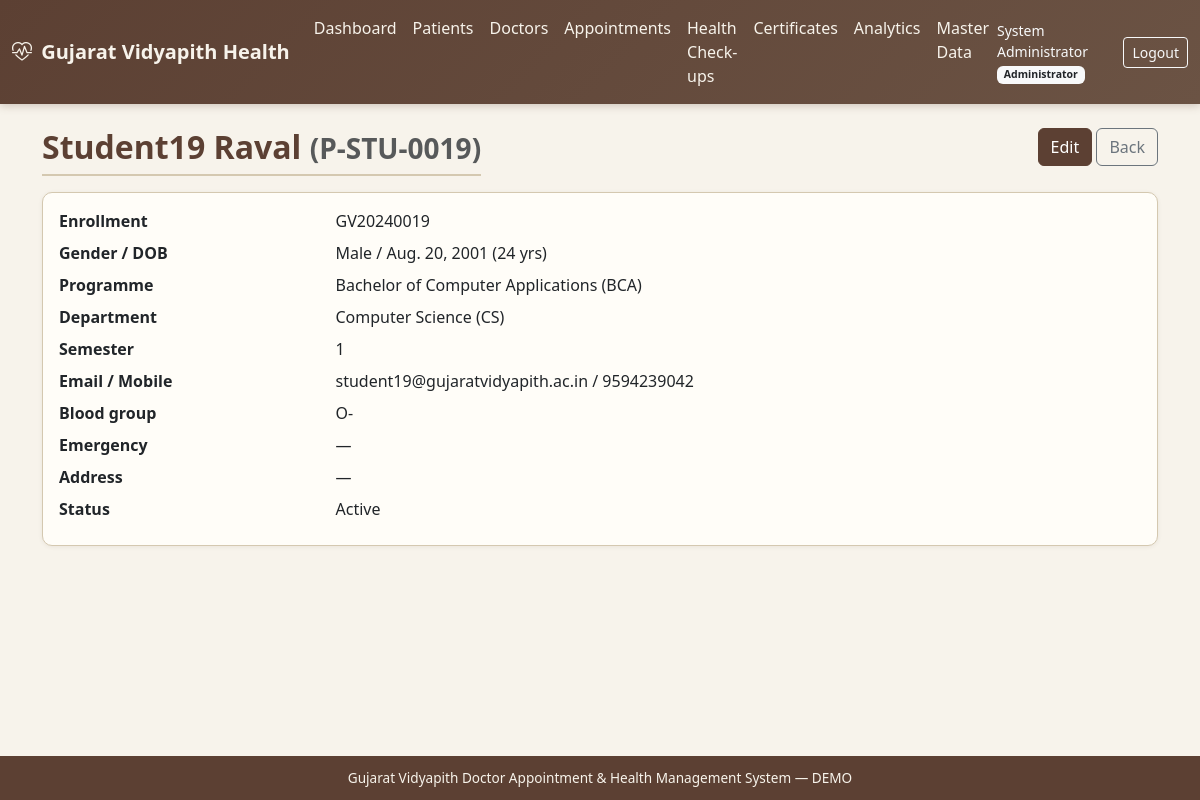
/masters/students/66/ (signed in), run on the app's committed database.
### accounts/models.py (models this page shows, shortened)
class User(AbstractUser):
    role = models.ForeignKey(
        Role, on_delete=models.SET_NULL, null=True, blank=True, related_name='users'
    )
    mobile = models.CharField(max_length=15, blank=True)
    gender = models.CharField(
        max_length=10,
        choices=[('Male', 'Male'), ('Female', 'Female'), ('Other', 'Other')],
        blank=True,
    )
    profile_photo = models.ImageField(upload_to='profiles/', blank=True, null=True)
    is_active_user = models.BooleanField(default=True)
    created_at = models.DateTimeField(auto_now_add=True)
    updated_at = models.DateTimeField(auto_now=True)
    class Meta:
        ordering = ['username']
    @property
    def role_code(self):
        return self.role.code if self.role else None

class Role(models.Model):
    ADMIN = 'admin'
    DOCTOR = 'doctor'
    STUDENT = 'student'
    STAFF = 'staff'
    STAFF_FAMILY = 'staff_family'
    HOD = 'hod'
    SUPER_ADMIN = 'super_admin'
    ROLE_CHOICES = [
        (ADMIN, 'Administrator'),
        (DOCTOR, 'Doctor'),
        (STUDENT, 'Student'),
        (STAFF, 'Staff'),
        (STAFF_FAMILY, 'Staff Family Member'),
        (HOD, 'HOD'),
        (SUPER_ADMIN, 'Super Administrator'),
    ]
    code = models.CharField(max_length=20, choices=ROLE_CHOICES, unique=True)
    name = models.CharField(max_length=50)
    description = models.TextField(blank=True)
    is_active = models.BooleanField(default=True)
    created_at = models.DateTimeField(auto_now_add=True)
    class Meta:
        ordering = ['name']

### patients/models.py (models this page shows, shortened)
class Patient(models.Model):
    CATEGORY_STUDENT = 'student'
    CATEGORY_STAFF = 'staff'
    CATEGORY_STAFF_FAMILY = 'staff_family'
    CATEGORY_CHOICES = [
        (CATEGORY_STUDENT, 'Student'),
        (CATEGORY_STAFF, 'University Staff'),
        (CATEGORY_STAFF_FAMILY, 'Staff Family Member'),
    ]
    patient_id = models.CharField(max_length=30, unique=True, db_index=True)
    user = models.OneToOneField(
        settings.AUTH_USER_MODEL,
        on_delete=models.SET_NULL,
        null=True,
        blank=True,
        related_name='patient_profile',
    )
    category = models.CharField(max_length=20, choices=CATEGORY_CHOICES, db_index=True)
    name = models.CharField(max_length=150, db_index=True)
    gender = models.CharField(
        max_length=10,
        choices=[('Male', 'Male'), ('Female', 'Female'), ('Other', 'Other')],
        blank=True,
    )
    date_of_birth = models.DateField(null=True, blank=True)
    email = models.EmailField(blank=True, db_index=True)
    mobile = models.CharField(max_length=15, blank=True, db_index=True)
    address = models.TextField(blank=True)
    blood_group = models.CharField(max_length=5, blank=True)
    emergency_contact = models.CharField(max_length=15, blank=True)
    status = models.CharField(
        max_length=20,
        choices=[('Active', 'Active'), ('Inactive', 'Inactive')],
        default='Active',
    )
    created_at = models.DateTimeField(auto_now_add=True)
    updated_at = models.DateTimeField(auto_now=True)
    created_by = models.ForeignKey(
        settings.AUTH_USER_MODEL,
        on_delete=models.SET_NULL,
        null=True,
        blank=True,
        related_name='patients_created',
    )
    class Meta:
        ordering = ['name']
        indexes = [
            models.Index(fields=['name', 'mobile']),
            models.Index(fields=['category', 'status']),
        ]
    @property
    def age(self):
        if not self.date_of_birth:
            return None
        from datetime import date
        today = date.today()
        return today.year - self.date_of_birth.year - (
            (today.month, today.day) < (self.date_of_birth.month, self.date_of_birth.day)
        )

class StudentProfile(models.Model):
    patient = models.OneToOneField(
        Patient, on_delete=models.CASCADE, related_name='student_profile'
    )
    enrollment_number = models.CharField(max_length=40, unique=True, db_index=True)
    programme = models.ForeignKey(
        Programme, on_delete=models.SET_NULL, null=True, blank=True, related_name='students'
    )
    department = models.ForeignKey(
        Department, on_delete=models.SET_NULL, null=True, blank=True, related_name='students'
    )
    semester = models.PositiveSmallIntegerField(null=True, blank=True)

### masters/models.py (models this page shows)
class Programme(models.Model):
    programme_code = models.CharField(max_length=20, unique=True)
    name = models.CharField(max_length=150)
    department = models.ForeignKey(
        Department, on_delete=models.PROTECT, related_name='programmes'
    )
    duration_years = models.PositiveSmallIntegerField(default=3)
    status = models.CharField(
        max_length=20,
        choices=[('Active', 'Active'), ('Inactive', 'Inactive')],
        default='Active',
    )
    created_at = models.DateTimeField(auto_now_add=True)
    class Meta:
        ordering = ['name']
    def __str__(self):
        return f"{self.name} ({self.programme_code})"

class Department(models.Model):
    department_code = models.CharField(max_length=20, unique=True)
    name = models.CharField(max_length=150)
    email = models.EmailField(blank=True)
    status = models.CharField(
        max_length=20,
        choices=[('Active', 'Active'), ('Inactive', 'Inactive')],
        default='Active',
    )
    created_at = models.DateTimeField(auto_now_add=True)
    updated_at = models.DateTimeField(auto_now=True)
    class Meta:
        ordering = ['name']
    def __str__(self):
        return f"{self.name} ({self.department_code})"

### masters/views.py (the view)
# urls.py: path('students/<int:pk>/', views.student_detail, name='student_detail'),
@admin_required
def student_detail(request, pk):
    patient = get_object_or_404(Patient, pk=pk, category=Patient.CATEGORY_STUDENT)
    return render(request, 'masters/student_detail.html', {'patient': patient})

### accounts/permissions.py (called while the page is built, shortened)
def role_required(*role_codes):
    def decorator(view_func):
        @login_required
        @wraps(view_func)
        def _wrapped(request, *args, **kwargs):
            user = request.user
            if user.is_superuser:
                return view_func(request, *args, **kwargs)
        return _wrapped
    return decorator

### templates/masters/student_detail.html (shortened to what this page needs)
{% extends "base.html" %}
{% block content %}
<div class="container">
  <div class="d-flex justify-content-between mb-3">
    <h2 class="page-title mb-0">{{ patient.name }} <small class="text-muted">({{ patient.patient_id }})</small></h2>
    <div>
      <a href="{% url 'masters:student_edit' patient.pk %}" class="btn btn-gv">Edit</a>
      <a href="{% url 'masters:student_list' %}" class="btn btn-outline-secondary">Back</a>
    </div>
  </div>
  <div class="card card-gv"><div class="card-body">
    <dl class="row mb-0">
      <dt class="col-sm-3">Enrollment</dt><dd class="col-sm-9">{{ patient.student_profile.enrollment_number|default:"—" }}</dd>
      <dt class="col-sm-3">Gender / DOB</dt><dd class="col-sm-9">{{ patient.gender|default:"—" }} / {{ patient.date_of_birth|default:"—" }}{% if patient.age %} ({{ patient.age }} yrs){% endif %}</dd>
      <dt class="col-sm-3">Programme</dt><dd class="col-sm-9">{{ patient.student_profile.programme|default:"—" }}</dd>
      <dt class="col-sm-3">Department</dt><dd class="col-sm-9">{{ patient.student_profile.department|default:"—" }}</dd>
      <dt class="col-sm-3">Semester</dt><dd class="col-sm-9">{{ patient.student_profile.semester|default:"—" }}</dd>
      <dt class="col-sm-3">Email / Mobile</dt><dd class="col-sm-9">{{ patient.email|default:"—" }} / {{ patient.mobile|default:"—" }}</dd>
      <dt class="col-sm-3">Blood group</dt><dd class="col-sm-9">{{ patient.blood_group|default:"—" }}</dd>
      <dt class="col-sm-3">Emergency</dt><dd class="col-sm-9">{{ patient.emergency_contact|default:"—" }}</dd>
      <dt class="col-sm-3">Address</dt><dd class="col-sm-9">{{ patient.address|default:"—" }}</dd>
      <dt class="col-sm-3">Status</dt><dd class="col-sm-9">{{ patient.status }}</dd>
    </dl>
  </div></div>
</div>
{% endblock %}

### templates/base.html (shortened to what this page needs)
{% load static %}
<!DOCTYPE html>
<html lang="en">
<head>
  <link href="https://cdn.jsdelivr.net/npm/bootstrap@5.3.3/dist/css/bootstrap.min.css" rel="stylesheet">
  <link href="https://cdn.jsdelivr.net/npm/bootstrap-icons@1.11.3/font/bootstrap-icons.min.css" rel="stylesheet">
  <link href="{% static 'css/gv-theme.css' %}" rel="stylesheet">
</head>
<body class="d-flex flex-column">
{% if user.is_authenticated %}
<nav class="navbar navbar-expand-lg navbar-gv">
  <div class="container-fluid">
    <a class="navbar-brand fw-semibold" href="{% url 'accounts:dashboard' %}">
      <i class="bi bi-heart-pulse me-1"></i> Gujarat Vidyapith Health
    </a>
    <div class="collapse navbar-collapse" id="navMain">
      <ul class="navbar-nav me-auto">
        <li class="nav-item"><a class="nav-link" href="{% url 'accounts:dashboard' %}">Dashboard</a></li>
        {% if user.is_superuser or user.role_code == 'admin' or user.role_code == 'super_admin' or user.role_code == 'doctor' %}
        <li class="nav-item"><a class="nav-link" href="{% url 'patients:index' %}">Patients</a></li>
        {% endif %}
        <li class="nav-item"><a class="nav-link" href="{% url 'doctors:index' %}">Doctors</a></li>
        <li class="nav-item"><a class="nav-link" href="{% url 'appointments:index' %}">Appointments</a></li>
        <li class="nav-item"><a class="nav-link" href="{% url 'health_records:index' %}">Health Check-ups</a></li>
        <li class="nav-item"><a class="nav-link" href="{% url 'certificates:index' %}">Certificates</a></li>
        <li class="nav-item"><a class="nav-link" href="{% url 'analytics:index' %}">Analytics</a></li>
        {% if user.is_superuser or user.role_code == 'admin' or user.role_code == 'super_admin' %}
        <li class="nav-item"><a class="nav-link" href="{% url 'masters:index' %}">Master Data</a></li>
        {% endif %}
      </ul>
      <span class="navbar-text text-light me-3 small">
        {{ user.get_full_name|default:user.username }}
        {% if user.role %}<span class="badge bg-light text-dark">{{ user.role.name }}</span>{% endif %}
      </span>
      <a class="btn btn-sm btn-outline-light" href="{% url 'accounts:logout' %}">Logout</a>
    </div>
  </div>
</nav>
{% endif %}
<main class="container-fluid py-4 flex-grow-1">
  {% block content %}{% endblock %}
</main>
<footer class="footer-gv text-center">
  <div class="container">
    Gujarat Vidyapith Doctor Appointment &amp; Health Management System &mdash; DEMO
  </div>
</footer>
</body>
</html>

### static/css/gv-theme.css (style rules this page uses)
:root { --gv-cream: #f7f3eb; --gv-cream-dark: #ebe4d6; --gv-brown: #5c4033; --gv-brown-light: #8b6914; --gv-earth: #6b5344; --gv-muted: #a0896e; --gv-accent: #3d5a40; --gv-text: #2c2416; --gv-border: #d4c8b0; --gv-card: #fffdf8; --gv-success: #4a7c59; --gv-warning: #c4a35a; --gv-danger: #a65d57; }
body { background-color: var(--gv-cream); color: var(--gv-text); font-family: 'Segoe UI', system-ui, -apple-system, sans-serif; min-height: 100vh; }
.navbar-gv { background: linear-gradient(135deg, var(--gv-brown) 0%, var(--gv-earth) 100%); box-shadow: 0 2px 8px rgba(92, 64, 51, 0.25); }
.navbar-gv .navbar-brand, .navbar-gv .nav-link { color: var(--gv-cream) !important; }
.card-gv { background: var(--gv-card); border: 1px solid var(--gv-border); border-radius: 10px; box-shadow: 0 1px 4px rgba(92, 64, 51, 0.08); }
.btn-gv { background: var(--gv-brown); border-color: var(--gv-brown); color: #fff; }
.page-title { color: var(--gv-brown); font-weight: 600; border-bottom: 2px solid var(--gv-border); padding-bottom: 0.5rem; margin-bottom: 1.25rem; }
.footer-gv { background: var(--gv-brown); color: var(--gv-cream); font-size: 0.85rem; padding: 0.75rem 0; margin-top: auto; }

### data on the page
User: get_full_name "System Administrator", role.name "Administrator"
Patient: name "Student19 Raval", patient_id "P-STU-0019", student_profile.enrollment_number "GV20240019", gender "Male", date_of_birth "Aug. 20, 2001", age "24", student_profile.programme "Bachelor of Computer Applications (BCA)", student_profile.department "Computer Science (CS)", student_profile.semester "1", email "student19@gujaratvidyapith.ac.in", mobile "9594239042", blood_group "O-", emergency_contact "—", address "—", status "Active"
